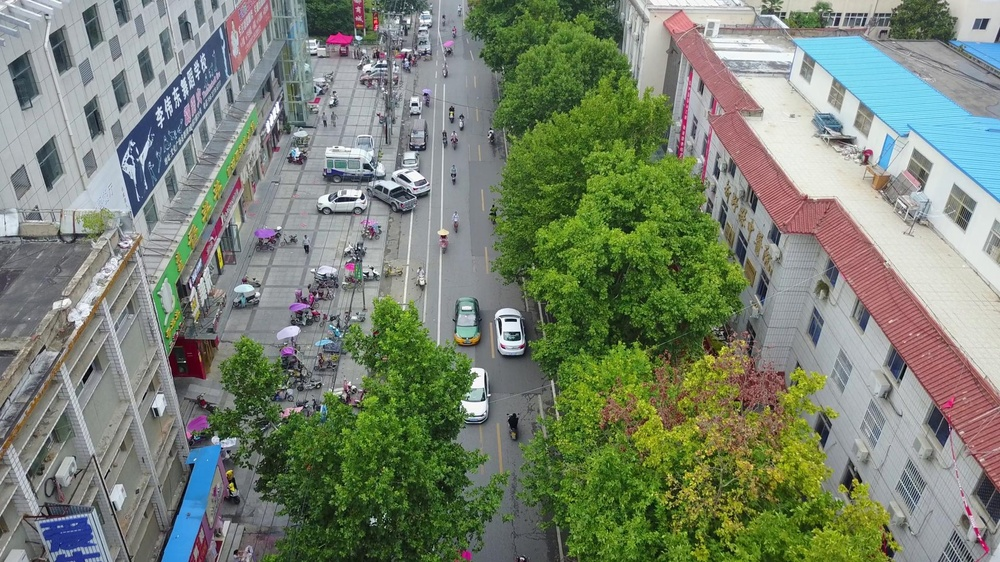
#> input picture 0000001_02999_d_0000005.jpg, 1000 x 562 px, shrunk from 1920 x 1080 before the run, given in place of the camera
$ python bt.py   (older library calls are emulated)
#> lines starting #> are read from the running program, lines starting #| are printed output that depends on the picture; after the words box and inside, x2 and y2 are one past the last pixel; in counts of white or black regions, pixels touching at a corner belong together
import cv2
import numpy as np
import time

def onMouse(event, x, y, flags, param):
    if event == cv2.EVENT_LBUTTONDOWN:
        value = 'H('+str(hsv[y,x][0])+') S('+str(hsv[y,x][1])+') V('+str(hsv[y,x][2])+')'
        print(value)

cap = cv2.VideoCapture(1)
width = cap.get(cv2.CAP_PROP_FRAME_WIDTH)
height = cap.get(cv2.CAP_PROP_FRAME_HEIGHT)
videoFrame = cv2.VideoWriter('frame.avi', cv2.VideoWriter_fourcc('M','J','P','G'), 25, (int(width),int(height)), True)
videoRes = cv2.VideoWriter('res.avi', cv2.VideoWriter_fourcc('M','J','P','G'), 25, (int(width),int(height)), True)

lowerYellow = np.array([14,110,150])
upperYellow = np.array([35,255,255])

points = []
pointsSub = []
mode = False
cv2.namedWindow('frame')
import cv2
import numpy as np
import time

def onMouse(event, x, y, flags, param):
    if event == cv2.EVENT_LBUTTONDOWN:
        value = 'H('+str(hsv[y,x][0])+') S('+str(hsv[y,x][1])+') V('+str(hsv[y,x][2])+')'
        print(value)

cap = cv2.VideoCapture(1)
width = cap.get(cv2.CAP_PROP_FRAME_WIDTH)
height = cap.get(cv2.CAP_PROP_FRAME_HEIGHT)
videoFrame = cv2.VideoWriter('frame.avi', cv2.VideoWriter_fourcc('M','J','P','G'), 25, (int(width),int(height)), True)
videoRes = cv2.VideoWriter('res.avi', cv2.VideoWriter_fourcc('M','J','P','G'), 25, (int(width),int(height)), True)

lowerYellow = np.array([14,110,150])
upperYellow = np.array([35,255,255])

points = []
pointsSub = []
mode = False
cv2.namedWindow('frame')
cv2.setMouseCallback('frame', onMouse)
while True:
    res, frame = cap.read()
#> frame is the input picture: shape (562, 1000, 3); mean B, G, R 113.3, 130.6, 121
    hsv = cv2.cvtColor(frame, cv2.COLOR_BGR2HSV)
#> hsv: shape (562, 1000, 3); mean H, S, V 74.8, 74, 138.3
    mask = cv2.inRange(hsv, lowerYellow, upperYellow)
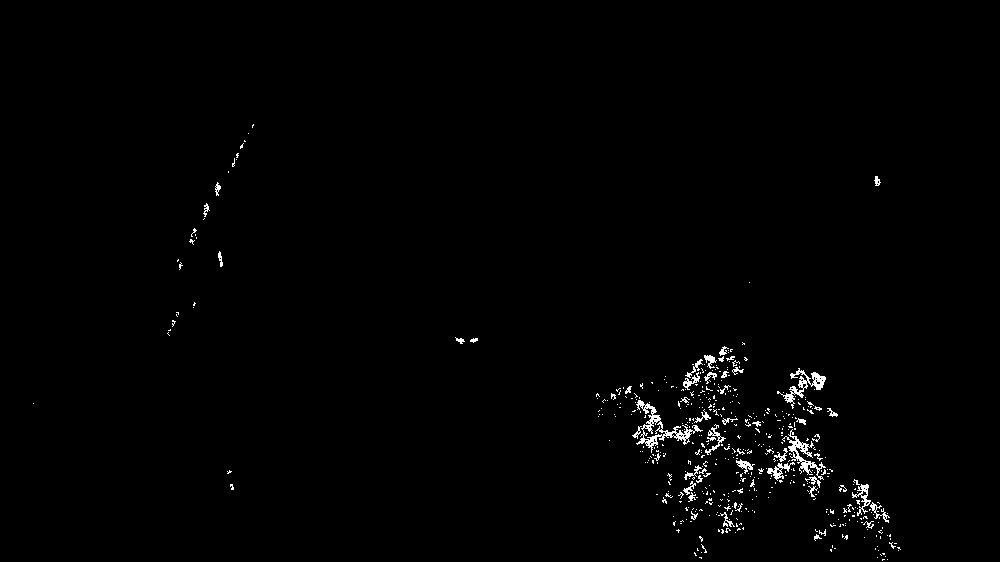
#> mask: shape (562, 1000); 1% white in thin lines or dots, all inside (x1, y1, x2, y2) = (33, 124, 901, 561)
    mask = cv2.erode(mask, None, iterations=2)
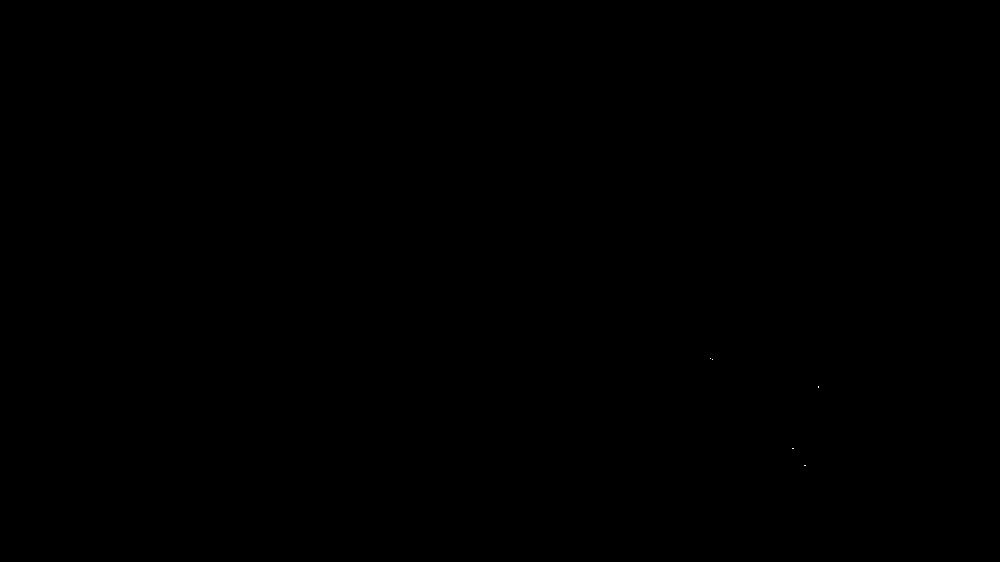
#> mask: shape (562, 1000); 0% white in thin lines or dots, all inside (x1, y1, x2, y2) = (710, 358, 819, 466)
    mask = cv2.dilate(mask, None, iterations=2)
#> mask: shape (562, 1000); 0.02% white; 4 white regions
    res = cv2.bitwise_and(frame, frame, mask=mask)
    im, contours, hierarchy = cv2.findContours(mask.copy(), cv2.RETR_EXTERNAL, cv2.CHAIN_APPROX_SIMPLE)
#> contours = 4 contours; box (x1, y1, x2, y2) and area: (708, 356, 715, 362) 27, (802, 463, 808, 468) 20, (790, 446, 796, 451) 20, (816, 384, 821, 390) 20
    for p in points:
        for i in range(1, len(p)):
            cv2.line(frame, p[i-1], p[i], (127,0,255), 2)
    for c in contours:
        (x, y), radius = cv2.minEnclosingCircle(c)
        if radius > 30:
            cv2.circle(frame, (int(x), int(y)), int(radius), (153,153,0),2)
            cv2.circle(frame, (int(x), int(y)), 2, (127,0,255),2)
            if mode:
                pointsSub.append((int(x),int(y)))
                for i in range(1, len(pointsSub)):
                    cv2.line(frame, pointsSub[i-1], pointsSub[i], (127,0,255), 2)
#> this loop made 4 passes
#> (c, x, y, radius) on passes 1 to 3: ([[802, 463], [802, 467], [807, 467], [807, 463]], 804.5, 465, 3.2), ([[790, 446], [790, 450], [795, 450], [795, 446]], 792.5, 448, 3.2), ([[816, 384], [816, 389], [820, 389], [820, 384]], 818, 386.5, 3.2)
#> (x, y, radius) on pass 4: (711, 358.5, 3.91)
#> after the loop, pointsSub = []
    cv2.imshow('frame', frame)
    cv2.imshow('res', res)
    key = cv2.waitKey(5) & 0xff
#> (key x is pressed here)
    videoFrame.write(frame)
    videoRes.write(res)
    if key == ord(' '):
        break
    elif key == ord('s'):
        cv2.imwrite('screenshot.jpg', frame)
    elif key == ord('x'):
        if mode:
            points.append(pointsSub)
            pointsSub = []
        mode = not mode
    elif key == ord('c'):
        points.clear()

cap.release()
cv2.destroyAllWindows()
cv2.setMouseCallback('frame', onMouse)
while True:
    res, frame = cap.read()
    hsv = cv2.cvtColor(frame, cv2.COLOR_BGR2HSV)
    mask = cv2.inRange(hsv, lowerYellow, upperYellow)
    mask = cv2.erode(mask, None, iterations=2)
    mask = cv2.dilate(mask, None, iterations=2)
    res = cv2.bitwise_and(frame, frame, mask=mask)
    im, contours, hierarchy = cv2.findContours(mask.copy(), cv2.RETR_EXTERNAL, cv2.CHAIN_APPROX_SIMPLE)
    for p in points:
        for i in range(1, len(p)):
            cv2.line(frame, p[i-1], p[i], (127,0,255), 2)
    for c in contours:
        (x, y), radius = cv2.minEnclosingCircle(c)
        if radius > 30:
            cv2.circle(frame, (int(x), int(y)), int(radius), (153,153,0),2)
            cv2.circle(frame, (int(x), int(y)), 2, (127,0,255),2)
            if mode:
                pointsSub.append((int(x),int(y)))
                for i in range(1, len(pointsSub)):
                    cv2.line(frame, pointsSub[i-1], pointsSub[i], (127,0,255), 2)
    cv2.imshow('frame', frame)
    cv2.imshow('res', res)
    key = cv2.waitKey(5) & 0xff
#> (key x is pressed here)
    videoFrame.write(frame)
    videoRes.write(res)
    if key == ord(' '):
        break
    elif key == ord('s'):
        cv2.imwrite('screenshot.jpg', frame)
    elif key == ord('x'):
        if mode:
            points.append(pointsSub)
            pointsSub = []
        mode = not mode
    elif key == ord('c'):
        points.clear()

cap.release()
cv2.destroyAllWindows()
